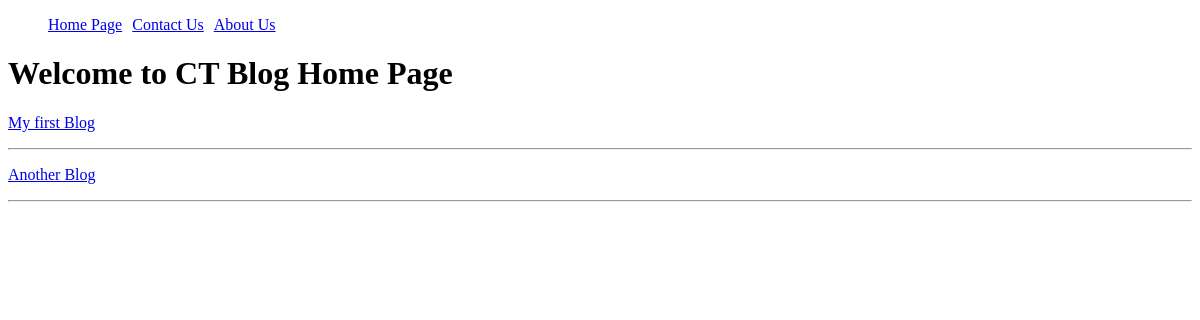
Before: / with the older database file.
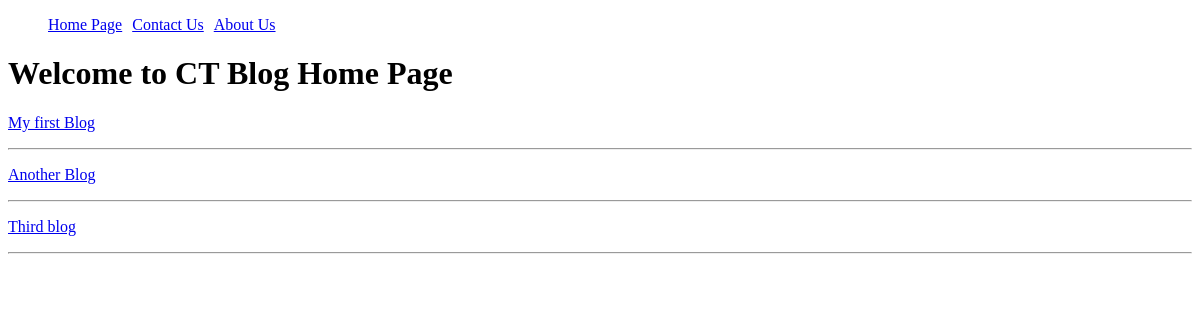
After: the same page with the newer database file.
### blog/models.py (models this page shows, shortened)
class Blog(models.Model):
    title = models.CharField(max_length=255)
    description = models.TextField()

### blog/views.py (the view)
# urls.py: path('', home_page),
def home_page(request):
    context = {}
    blogs = Blog.objects.all()
    context["blogs"] = blogs
    return render(request, "home.html", context)

### blog/templates/home.html
{%extends 'base.html'%}
{%block content%}
<h1>Welcome to CT Blog Home Page</h1>
{%for blog in blogs%}
<p><a href="/blog-detail/{{blog.id}}/">{{blog.title}}</a></p>
<hr>
{%endfor%}
{%endblock%}

### blog/templates/base.html (shortened to what this page needs)
<!DOCTYPE html>
<html lang="en">
  <head>
  </head>
  <body>
    <header>
      <nav>
        <ul class="nav-element">
          <li>
            <a href="/">Home Page</a>
          </li>
          <li>
            <a href="../contact-us/">Contact Us</a>
          </li>
          <li>
            <a href="#">About Us</a>
          </li>
        </ul>
      </nav>
    </header>
    <br>
    {%block content%}
    {%endblock%}
  </body>
</html>

### blog/templates/base.html (style rules this page uses)
.nav-element { list-style: none; color: cornflowerblue; }
.nav-element > li { float: left; margin-right: 10px; }

Changed rows visible on the page:
added Blog: title "Third blog"
